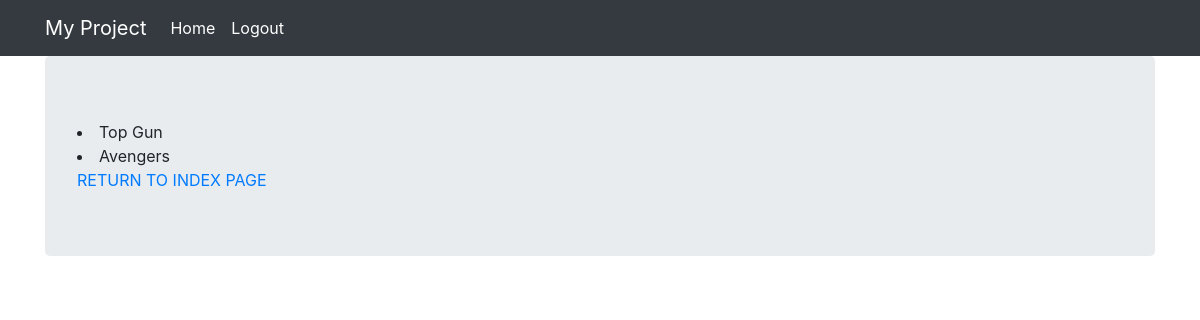
/movies/movies-class-view/ (signed in), run on an earlier commit of the app's database.
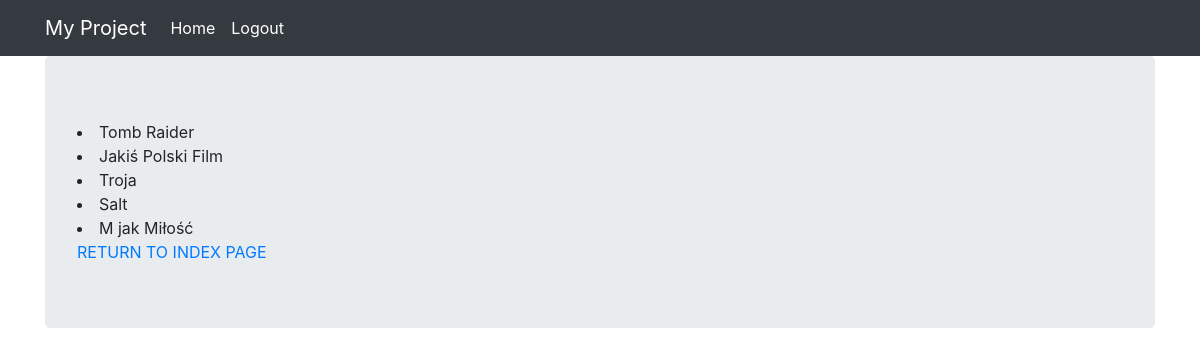
And on a later commit of the database.
### movies/models.py (models this page shows)
class Movie(models.Model):
    GENRES = [
        ("A", "Action"),
        ("F", "Fantasy"),
        ("SF", "Science Fiction"),
        ("R", "Romance")
    ]
    title = models.CharField(max_length=128)
    genre = models.CharField(choices=GENRES, max_length=2)
    year = models.IntegerField()
    actor = models.ForeignKey(
        Actor, on_delete=models.CASCADE, related_name="movies", blank=True, null=True
    )
    country = models.ForeignKey(
        "Country", on_delete=models.CASCADE, related_name="movies", blank=True, null=True
    )
    def __str__(self):
        return f"{self.title}"

### movies/views.py (the view)
# urls.py: path("movies-class-view/", views.MovieView.as_view(), name="movies-class-view"),
class MovieView(View):
    def get(self, request):
        return render(
            request,
            template_name="movies/movies.html",
            context={"movies": Movie.objects.all()}
        )

### movies/templates/movies/movies.html
{% extends "base.html" %}
{% block content %}
    {% for m in movies %}
        <li>{{ m }}</li>
    {% endfor %}
    <a href="{% url 'movies:movies-homepage' %}">RETURN TO INDEX PAGE</a>
{% endblock %}

What changed in the data, as far as the page shows it:
changed Movie: title "Top Gun" → "Tomb Raider"
changed Movie: title "Avengers" → "Jakiś Polski Film"
added Movie: title "Troja"
added Movie: title "Salt"
added Movie: title "M jak Miłość"
